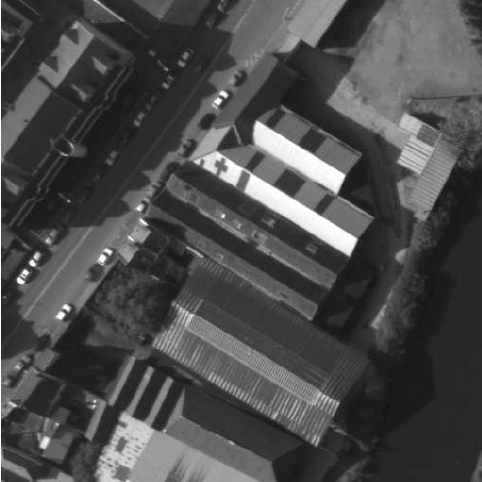
#> input picture DataSets/Blur Image/5.png, 482 x 482 px, found by its file name
$ python Master.py
#> lines starting #> are read from the running program, lines starting #| are printed output that depends on the picture
import cv2
import numpy as np
import matplotlib.pyplot as plt

# Read the noisy input image (replace 'your_noisy_image.jpg' with the actual image file name)
noisy_image = cv2.imread('5.png', cv2.IMREAD_GRAYSCALE)
#> noisy_image is the input picture: shape (482, 482); min 19, max 255, mean 75.3

# Display the noisy image
plt.figure(figsize=(8, 4))
plt.subplot(2, 1, 1)
plt.imshow(noisy_image, cmap='gray')
plt.title('Noisy Image')

# Create a histogram of the noisy image
plt.subplot(2, 1, 2)
plt.hist(noisy_image.ravel(), bins=256, range=[0, 256], histtype='step', color='black')
plt.title('Histogram of Noisy Image')
plt.xlabel('Pixel Value')
plt.ylabel('Frequency')

# Show the plots
plt.tight_layout()
plt.show()
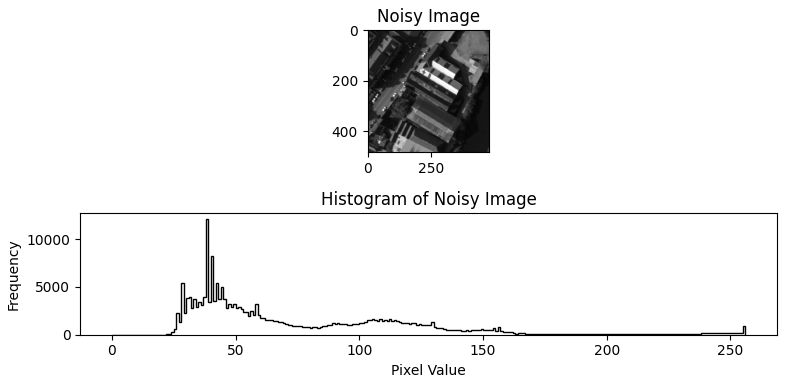
#> figure drawn by matplotlib, 2 panels

$ run again, with DataSets/Blur Image/1.jpg saved as DataSets/Blur Image/5.png
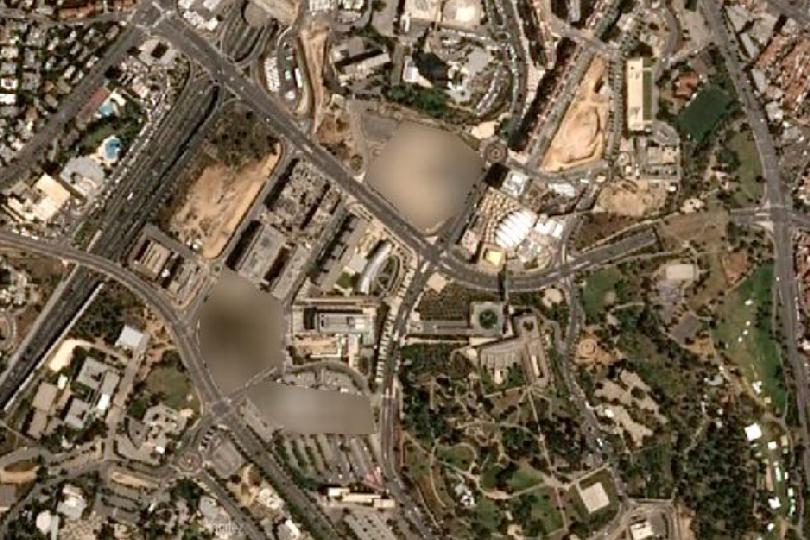
#> input picture DataSets/Blur Image/1.jpg, 810 x 540 px, found by its file name
#> `noisy_image = cv2.imread('5.png', cv2.IMREAD_GRAYSCALE)`:
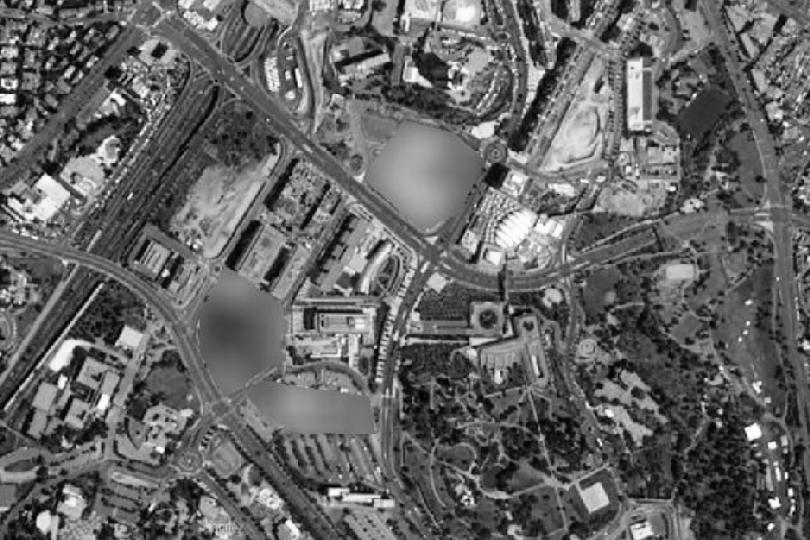
#> noisy_image: shape (540, 810); min 0, max 255, mean 101.1
#> `plt.show()`:
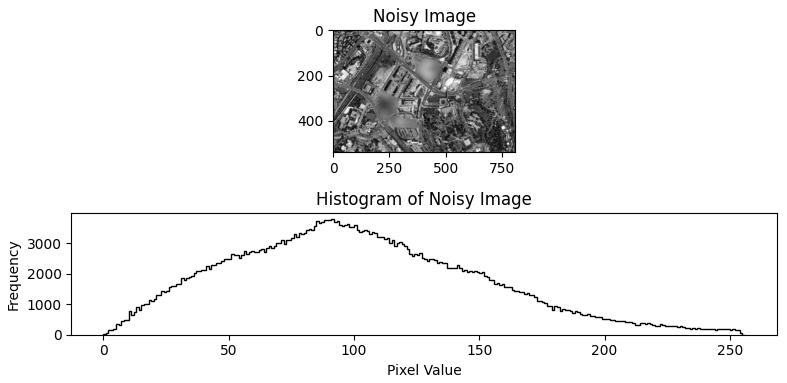
#> figure drawn by matplotlib, 2 panels

$ run again, with DataSets/Blur Image/2.jpg saved as DataSets/Blur Image/5.png
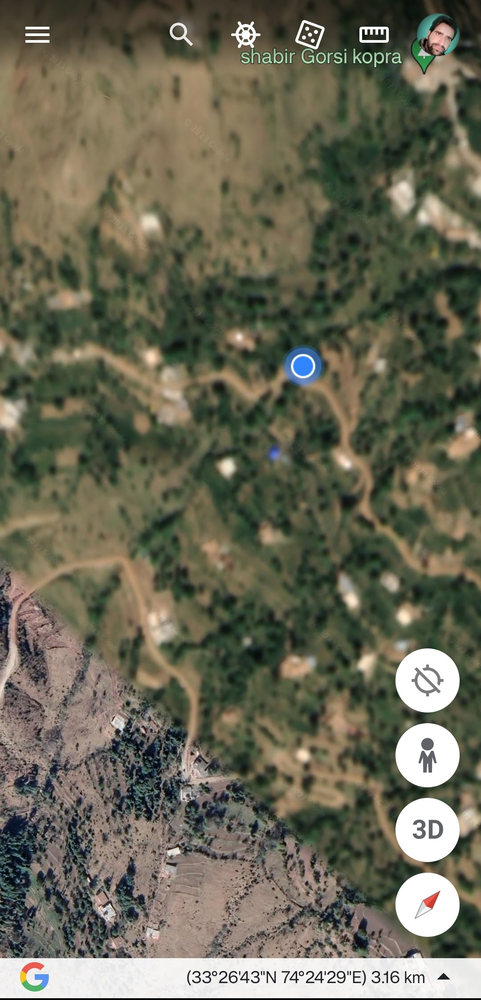
#> input picture DataSets/Blur Image/2.jpg, 481 x 1000 px, shrunk from 1080 x 2247 before the run, found by its file name
#> `noisy_image = cv2.imread('5.png', cv2.IMREAD_GRAYSCALE)`:
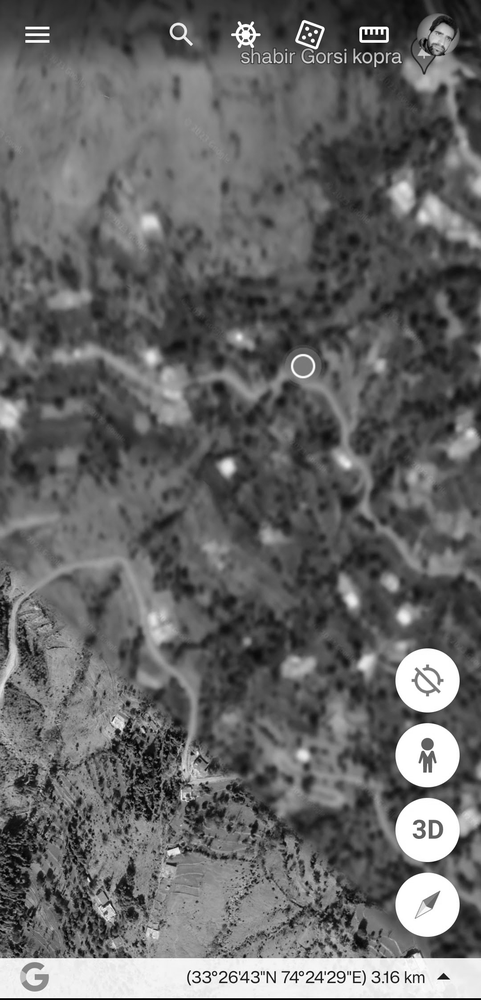
#> noisy_image: shape (1000, 481); min 0, max 255, mean 101.8
#> `plt.show()`:
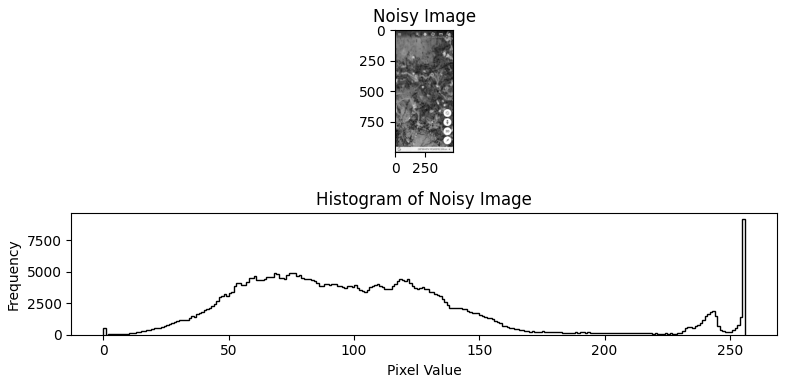
#> figure drawn by matplotlib, 2 panels

$ run again, with DataSets/Blur Image/3.jpg saved as DataSets/Blur Image/5.png
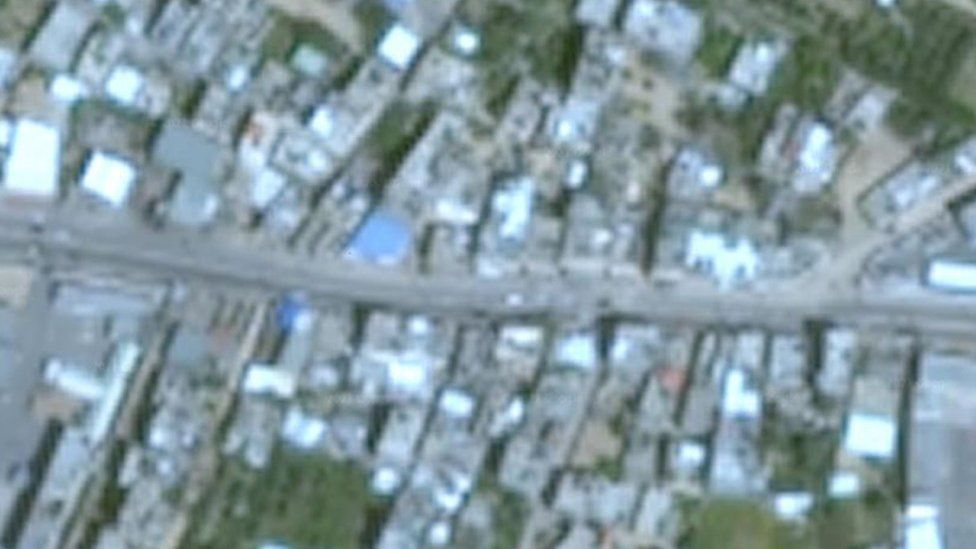
#> input picture DataSets/Blur Image/3.jpg, 976 x 549 px, found by its file name
#> `noisy_image = cv2.imread('5.png', cv2.IMREAD_GRAYSCALE)`:
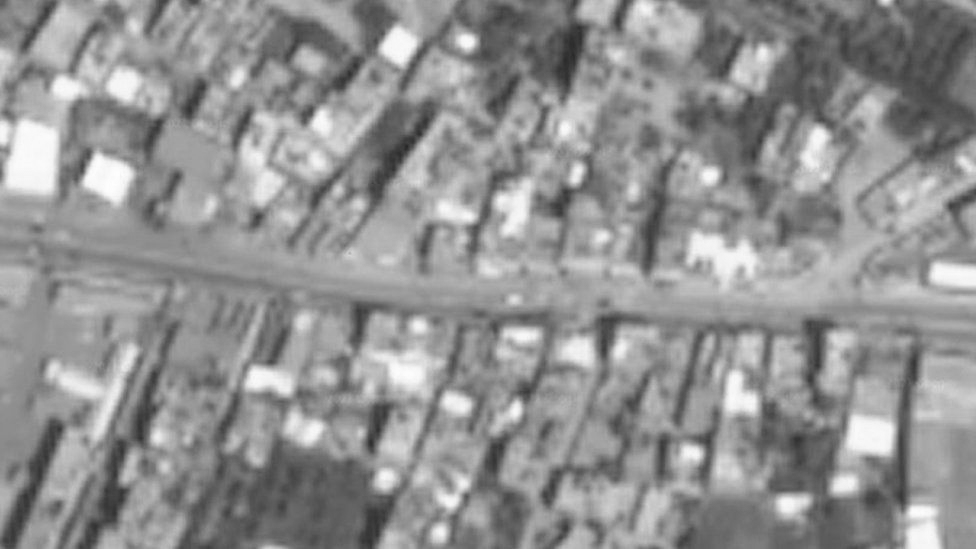
#> noisy_image: shape (549, 976); min 40, max 254, mean 145.4
#> `plt.show()`:
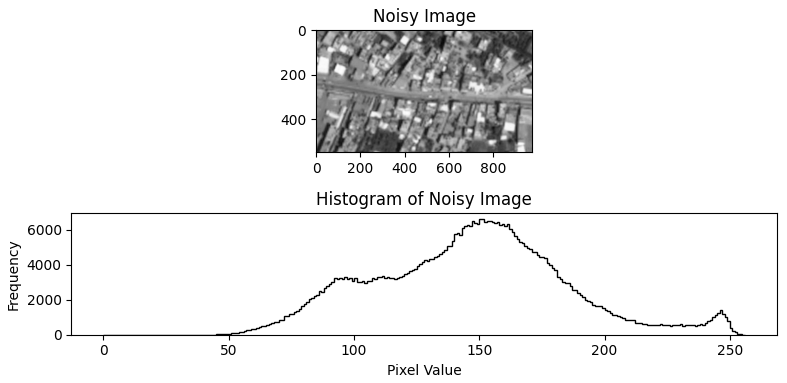
#> figure drawn by matplotlib, 2 panels
